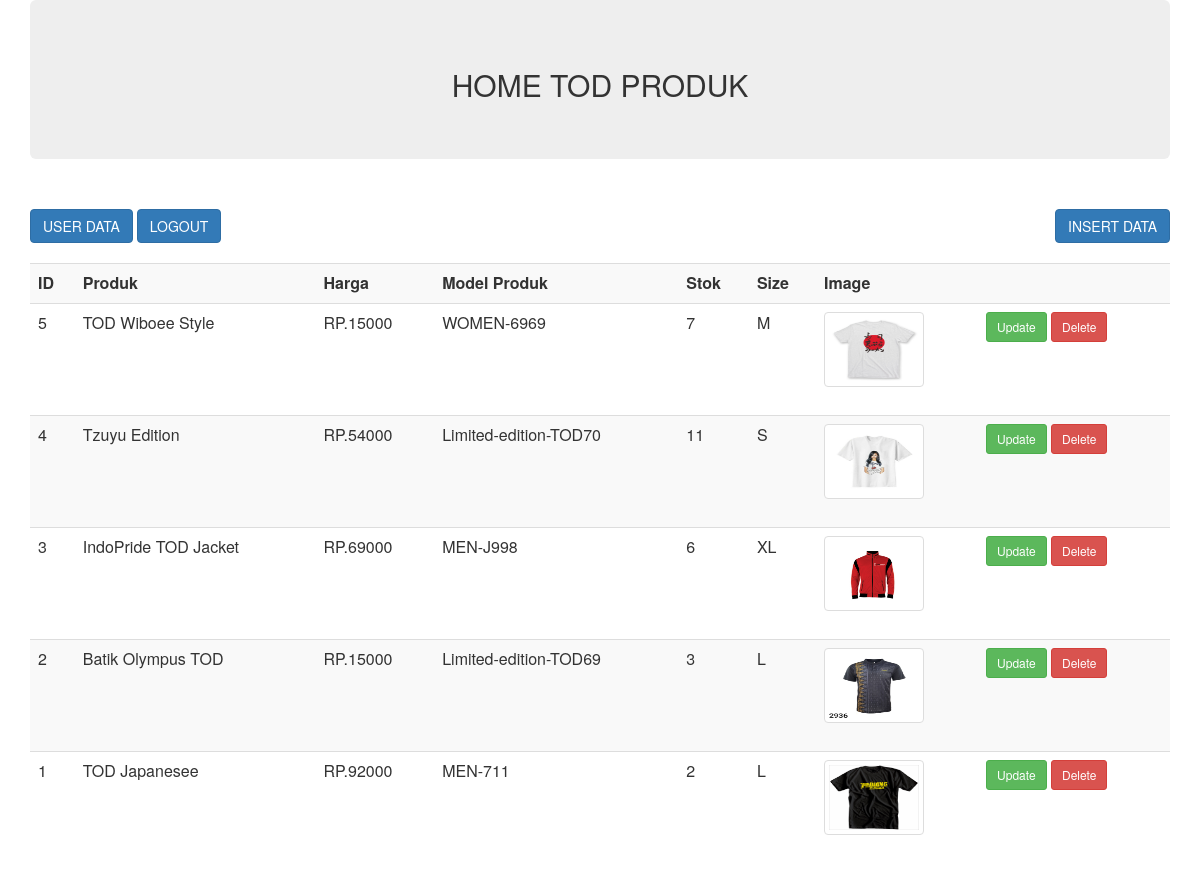
The page / on the database its author committed.
### tables this page shows
CREATE TABLE `produk` (
  `id` int(11) NOT NULL,
  `name` varchar(500) NOT NULL,
  `model` varchar(500) NOT NULL,
  `harga` varchar(500) NOT NULL,
  `stok` varchar(500) NOT NULL,
  `ukuran` varchar(400) NOT NULL,
  `image` varchar(500) NOT NULL
);

### index.php (the view, shortened to what this page needs)
<?php
include 'includes/db.php';
?>
<div class="container">
    <div class="jumbotron text-center">
        <h2>HOME TOD PRODUK</h2>
    </div>
    <br>
    <a href="insert.php" role="button" class="btn btn-primary pull-right">INSERT DATA</a>
    <a href="admin/userdata.php" role="button" class="btn btn-primary pull-leaft">USER DATA</a>
    <a href="logout.php" role="button" class="btn btn-primary pull-leaft">LOGOUT</a>
    <br>
    <br>
    <table class="table table-hover table-striped">
        <tr>
            <th>ID</th>
            <th>Produk</th>
            <th>Harga</th>
            <th>Model Produk</th>
            <th>Stok</th>
            <th>Size</th>
            <th>Image</th>
            <th></th>
        </tr>
<?php
$query = "SELECT * FROM produk ORDER BY id DESC ";
$result = mysqli_query($conn,$query);
if(mysqli_num_rows($result) > 0){
    while($row = mysqli_fetch_array($result)){
        $id    = $row['id'];
        $name  = $row['name'];
        $harga = $row['harga'];
        $model = $row['model'];
        $stok = $row['stok'];
        $ukuran = $row['ukuran'];
        $image = $row['image'];
?>
        <tr>
            <td><?=$id; ?></td>
            <td><?=$name; ?></td>
            <td>RP.<?=$harga; ?></td>
            <td><?=$model; ?></td>
            <td><?=$stok; ?></td>
            <td><?=$ukuran; ?></td>
            <td>
               <img src= "<?= "images/".$image?>" alt="<?= $name ?>" class="thumbnail" width="100px" height="75px">
            </td>
            <td><a href="update.php?update=<?php echo $id ?>" class="btn btn-success btn-sm" role="button">Update</a>
            <a href="index.php?delete=<?php echo $id ?>" class="btn btn-danger btn-sm" id="delete" role="button">Delete</a></td>
        </tr>
<?php
    }
}
?>
    </table>
</div>

### rows shown on the page
produk: id "5", name "TOD Wiboee Style", harga "15000", model "WOMEN-6969", stok "7", ukuran "M", image (picture)
produk: id "4", name "Tzuyu Edition", harga "54000", model "Limited-edition-TOD70", stok "11", ukuran "S", image (picture)
produk: id "3", name "IndoPride TOD Jacket", harga "69000", model "MEN-J998", stok "6", ukuran "XL", image (picture)
produk: id "2", name "Batik Olympus TOD", harga "15000", model "Limited-edition-TOD69", stok "3", ukuran "L", image (picture)
produk: id "1", name "TOD Japanesee", harga "92000", model "MEN-711", stok "2", ukuran "L", image (picture)
